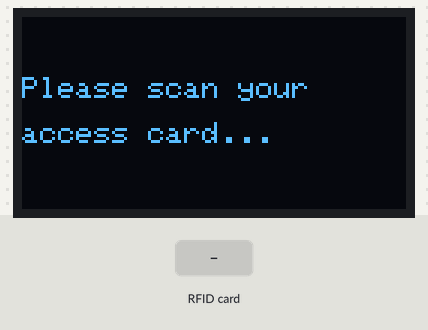
The sketch below on a simulated ESP32. On the bench: 128×64 one-colour display. Inputs (shaded band) come from the test bench. What the sketch prints to the serial monitor is not drawn.

Above: at 1.3 s.
1.4 s: RFID card 5E 7A 19 C4 held to the reader
At 1.9 s:
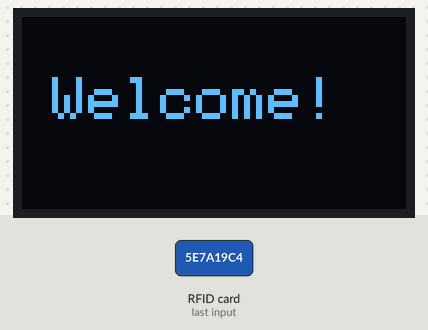
Timing chart, 0 to 4.4 s (numbered marks = the images above; inputs shaded):
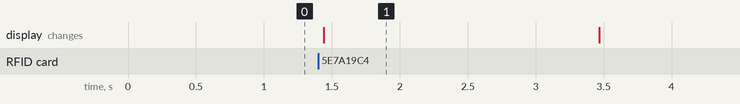

Measured:
- after the input at 1.4 s, the display: changes at once (image 1)
- what the display in image 1 shows lasts 2.1 s, from 1.4 s to 3.5 s

The sketch:

RFID_Project.ino
```cpp
#include <Wire.h>
#include <Adafruit_GFX.h>
#include <Adafruit_SSD1306.h>
#include <SPI.h>
#include <MFRC522.h>

// OLED Pinouts
#define SCREEN_WIDTH 128
#define SCREEN_HEIGHT 64
#define OLED_RESET    -1
#define OLED_ADDR     0x3C
Adafruit_SSD1306 display(SCREEN_WIDTH, SCREEN_HEIGHT, &Wire, OLED_RESET);

// RFID Pinouts
#define SS_PIN 5
#define RST_PIN -1
MFRC522 rfid(SS_PIN, RST_PIN);

void setup() {
  Serial.begin(115200);

  Wire.begin(21, 22); // SDA=21, SCL=22

  // OLED init
  if (!display.begin(SSD1306_SWITCHCAPVCC, OLED_ADDR)) {
    Serial.println(F("SSD1306 allocation failed"));
    for (;;);
  }
  display.clearDisplay();
  display.setTextSize(1);
  display.setTextColor(SSD1306_WHITE);
  display.setCursor(0, 20);
  display.println("Please scan your");
  display.setCursor(0, 35);
  display.println("access card...");
  display.display();

  // RFID init
  SPI.begin();
  rfid.PCD_Init();
  Serial.println("RFID ready. Waiting for card...");
}

void loop() {
  if (!rfid.PICC_IsNewCardPresent() || !rfid.PICC_ReadCardSerial()) {
    return;
  }

  Serial.print("Card UID: ");
  for (byte i = 0; i < rfid.uid.size; i++) {
    Serial.print(rfid.uid.uidByte[i] < 0x10 ? " 0" : " ");
    Serial.print(rfid.uid.uidByte[i], HEX);
  }
  Serial.println();

  // Display welcome message
  display.clearDisplay();
  display.setTextSize(2);
  display.setCursor(10, 20);
  display.println("Welcome!");
  display.display();

  delay(2000);

  // Reset message
  display.clearDisplay();
  display.setTextSize(1);
  display.setCursor(0, 20);
  display.println("Please scan your");
  display.setCursor(0, 35);
  display.println("access card...");
  display.display();

  // Halt PICC
  rfid.PICC_HaltA();
  rfid.PCD_StopCrypto1();
}
```
